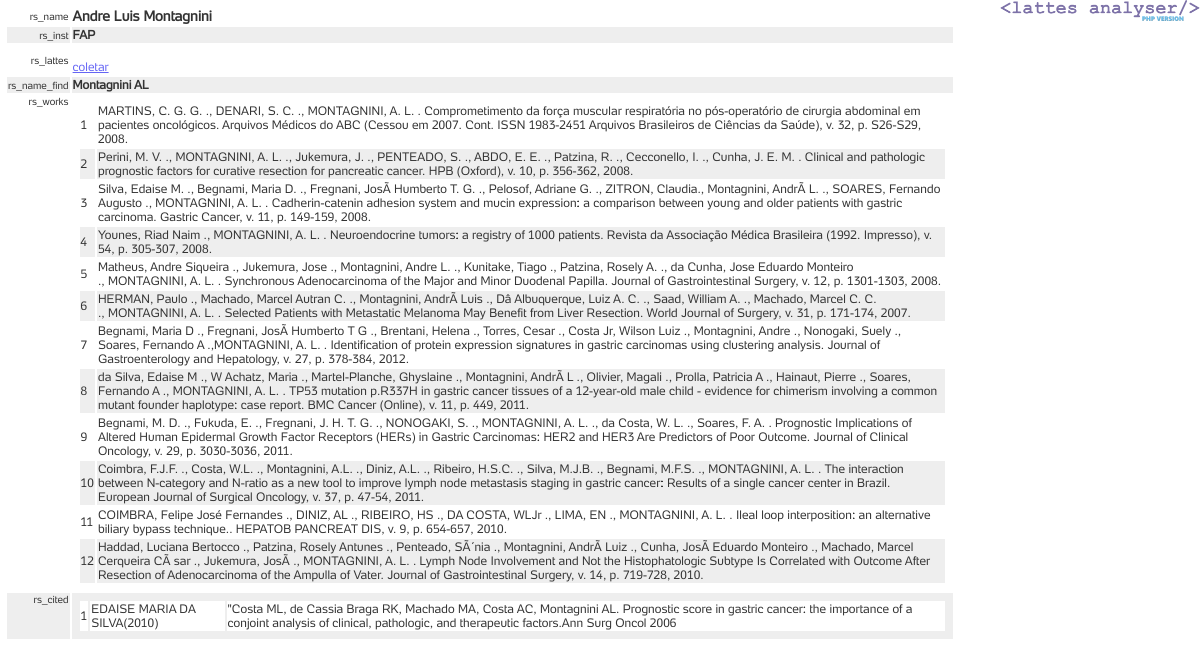
/index.php/phplattes/lattes_view/51/c1a0b1f640d5a786566e9be6a243c6a6, run on the app's committed database.
### tables this page shows
CREATE TABLE IF NOT EXISTS `researcher` (
`id_rs` bigint(20) unsigned NOT NULL,
  `rs_name` char(100) NOT NULL,
  `rs_inst` char(7) NOT NULL,
  `rs_lattes` char(100) NOT NULL,
  `rs_ativo` int(11) NOT NULL,
  `rs_tipo` int(11) NOT NULL DEFAULT '2',
  `rs_lastupdate` date NOT NULL DEFAULT '0000-00-00',
  `rs_cpf` char(15) NOT NULL,
  `rs_name_find` char(200) NOT NULL
);

### application/controllers/phplattes.php (called while the page is built, shortened)
<?php
class phplattes extends CI_Controller {
	function __construct() {
		$this -> load -> database();
		$this -> load -> helper('form');
		$this -> load -> helper('form_sisdoc');
		$this -> load -> helper('url');
		$this -> load -> helper('xml');
		$this -> load -> helper('simpleweb');
		$this -> load -> library('session');
	}
	public function cab() {
		$this -> load -> view('header/header');
		$this -> load -> view('phplattes/cab_sub');
	}
	public function lattes_view($id = 0) {
		$this -> load -> model('researchers');
		$this -> cab();
		$data = $this->researchers->le($id);
		$name_cited = $data['rs_name_find'];
		$data['works'] = $this->researchers->view_works($id);
		$data['cited'] = $this->researchers->view_cited($name_cited);
		$this -> load -> view('researchers/view', $data);
	}
}
?>

### index.php (called while the page is built, shortened)
<?php
require_once BASEPATH.'core/CodeIgniter.php';

### application/views/researchers/view.php (the view)
<?php
$link_lattes = '<a href="' . $rs_lattes . '" target="_new">';
?>
<table class="tabela00" width="80%">
	<tr>
		<td class="lt0" align="right"><?php echo msg('rs_name'); ?></td>
		<td class="lt2"><b><?php echo $rs_name; ?></b></td>
	</tr>
	<tr>
		<td class="lt0" align="right"><?php echo msg('rs_inst'); ?></td>
		<td class="lt1"><b><?php echo $rs_inst; ?></b></td>
	</tr>
	<tr>
		<td class="lt0" align="right"><?php echo msg('rs_lattes'); ?></td>
		<td class="lt1"><b><?php echo $link_lattes . $rs_lattes . '</a>'; ?></b>
			<br>
			<a href="<?php echo base_url('index.php/phplattes/lattes_coleta/' . $id_rs); ?>">coletar</A>
		</td>
	</tr>
	<tr>
		<td class="lt0" align="right"><?php echo msg('rs_name_find'); ?></td>
		<td class="lt1"><b><?php echo $rs_name_find; ?></b>
		</td>
	</tr>
	<tr valign="top">
		<td class="lt0" align="right"><?php echo msg('rs_works'); ?></td>
		<td>
			<?php echo $works; ?>
		</td>
	</tr>
	<tr valign="top">
		<td class="lt0" align="right"><?php echo msg('rs_cited'); ?></td>
		<td>
			<?php echo $cited; ?>
		</td>
	</tr>
</table>

### application/views/header/header.php (shortened to what this page needs)
<head>
<link rel="stylesheet" href="<?php echo base_url('css/jquery-ui.min.css');?>">
<link rel="stylesheet" href="<?php echo base_url('css/fonts_cicpg.css');?>">
<link rel="stylesheet" href="<?php echo base_url('css/style.css');?>">
<link rel="stylesheet" href="<?php echo base_url('css/style_form.css');?>">
<link rel="stylesheet" href="<?php echo base_url('css/style_font-awesome.css');?>">
<link rel="stylesheet" href="<?php echo base_url('css/style_table.css');?>">
<link rel="stylesheet" href="<?php echo base_url('css/style_table.css');?>">
<link rel="stylesheet" href="<?php echo base_url('css/form_sisdoc.css');?>">
</head>

### application/views/phplattes/cab_sub.php
<a href="<?php echo base_url('/index.php/phplattes');?>"><img src="<?php echo base_url('img/logo_phpanalyser.png');?>" width="200" border=0 align="right"></A>

### application/models/researchers.php (shortened to what this page needs)
<?php
class researchers extends CI_Model
	{
	var $tabela = 'researcher';
	function le($id)
		{
			$sql = "select * from ".$this->tabela. " where id_rs = ".$id;
			$rlt = $this->db->query($sql);
			$rlt = $rlt->result_array();
			$line = $rlt[0];
			return($line);
		}
	function view_cited($name)
		{
			$names = splitx(';',$name.';');
			$wh = '';
			for ($r=0;$r < count($names);$r++)
				{
					$name = $names[$r];
					$wh .= "( wr like '%$name%' )";
				}
			$wh = '('.$wh.')';
			$sql = "select * from works where $wh";
			$rlt = $this->db->query($sql);
			$rlt = $rlt->result_array();
			$sx = '<table class="tabela00 lt1" width="100%">';
			for ($r=0;$r < count($rlt);$r++)
				{
					$line = $rlt[$r];
					$sx .= '<tr>';
					$sx .= '<td>';
					$sx .= ($r+1);
					$sx .= '</td>';
					$sx .= '<td>';
					$sx .= $line['wa1'];
					$sx .= '('.$line['w2'].')';
					$sx .= '</td>';
					$sx .= '<td>';
					$sx .= $line['wr'];
					$sx .= '</td>';
					$sx .= '</tr>';
				}
			$sx .= '</table>';
			return($sx);
		}
	function view_works($id)
		{
			$sql = "select * from reference where r_researcher = $id order by id_r";
			$rlt = $this->db->query($sql);
			$rlt = $rlt->result_array();
			$sx = '<table class="tabela00 lt1" width="100%">';
			for ($r=0;$r < count($rlt);$r++)
				{
					$line = $rlt[$r];
					$sx .= '<tr>';
					$sx .= '<td>';
					$sx .= ($r+1);
					$sx .= '</td>';
					$sx .= '<td>';
					$sx .= $line['r_text'];
					$sx .= '</td>';
					$sx .= '</tr>';
				}
			$sx .= '</table>';
			return($sx);
		}
	}
?>

### css/style.css (style rules this page uses)
a { opacity: 0.6; }
.lt0 { font-size: 10px; }
.lt1 { font-size: 12px; }
.lt2 { font-size: 14px; }

### css/style_table.css (style rules this page uses)
.tabela00 { padding: 5px; margin: 0px; font-size: 12px; }
.tabela00 tr:nth-child(even) { background: #EEE }
.tabela00 tr:nth-child(odd) { background: #FFF }

### data on the page
researcher: rs_name "Andre Luis Montagnini", rs_inst "FAP", rs_name_find "Montagnini AL"

### other printed values
msg('rs_name') "rs_name"
msg('rs_inst') "rs_inst"
msg('rs_lattes') "rs_lattes"
msg('rs_name_find') "rs_name_find"
msg('rs_works') "rs_works"
msg('rs_cited') "rs_cited"
